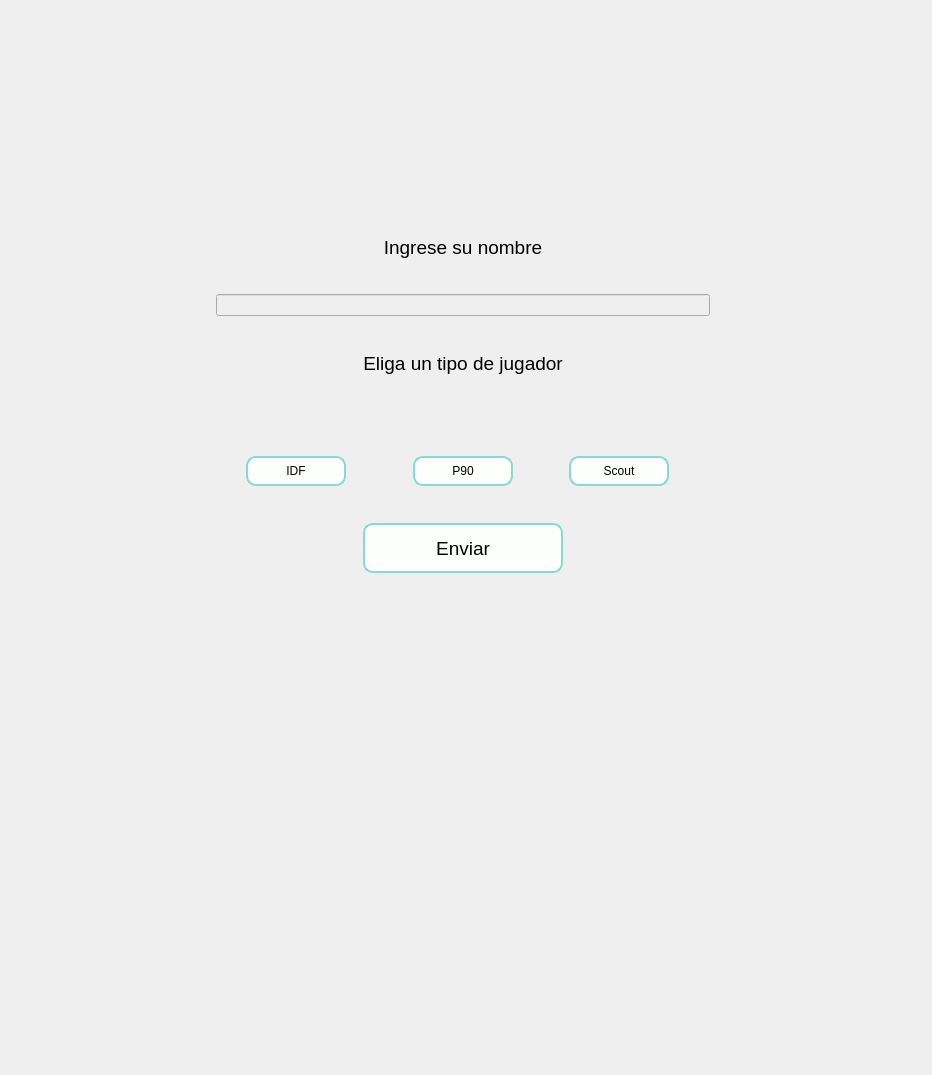
<?xml version="1.0" encoding="UTF-8"?>
<ui version="4.0">
 <class>Lobby</class>
 <widget class="QWidget" name="Lobby">
  <property name="geometry">
   <rect>
    <x>0</x>
    <y>0</y>
    <width>932</width>
    <height>1075</height>
   </rect>
  </property>
  <property name="windowTitle">
   <string>Form</string>
  </property>
  <property name="styleSheet">
   <string notr="true"/>
  </property>
  <layout class="QGridLayout" name="gridLayout">
   <item row="0" column="0" colspan="3">
    <layout class="QHBoxLayout" name="main">
     <item>
      <spacer name="horizontalSpacer_2">
       <property name="orientation">
        <enum>Qt::Horizontal</enum>
       </property>
       <property name="sizeType">
        <enum>QSizePolicy::Fixed</enum>
       </property>
       <property name="sizeHint" stdset="0">
        <size>
         <width>200</width>
         <height>20</height>
        </size>
       </property>
      </spacer>
     </item>
     <item>
      <widget class="QFrame" name="frame_4">
       <property name="sizePolicy">
        <sizepolicy hsizetype="Fixed" vsizetype="Preferred">
         <horstretch>0</horstretch>
         <verstretch>0</verstretch>
        </sizepolicy>
       </property>
       <property name="minimumSize">
        <size>
         <width>500</width>
         <height>0</height>
        </size>
       </property>
       <property name="styleSheet">
        <string notr="true">background-color: rgb(239, 239, 239);</string>
       </property>
       <property name="frameShape">
        <enum>QFrame::NoFrame</enum>
       </property>
       <property name="frameShadow">
        <enum>QFrame::Plain</enum>
       </property>
       <widget class="QWidget" name="verticalLayoutWidget">
        <property name="geometry">
         <rect>
          <x>0</x>
          <y>0</y>
          <width>494</width>
          <height>562</height>
         </rect>
        </property>
        <layout class="QVBoxLayout" name="verticalLayout_4">
         <item>
          <widget class="QFrame" name="title">
           <property name="sizePolicy">
            <sizepolicy hsizetype="Maximum" vsizetype="Maximum">
             <horstretch>0</horstretch>
             <verstretch>0</verstretch>
            </sizepolicy>
           </property>
           <property name="minimumSize">
            <size>
             <width>492</width>
             <height>190</height>
            </size>
           </property>
           <property name="styleSheet">
            <string notr="true">background-image: url(&quot;:/newPrefix/logo.png&quot;);</string>
           </property>
           <property name="frameShape">
            <enum>QFrame::NoFrame</enum>
           </property>
           <property name="frameShadow">
            <enum>QFrame::Raised</enum>
           </property>
           <layout class="QVBoxLayout" name="verticalLayout_3"/>
          </widget>
         </item>
         <item>
          <widget class="QLabel" name="label">
           <property name="palette">
            <palette>
             <active>
              <colorrole role="Button">
               <brush brushstyle="SolidPattern">
                <color alpha="255">
                 <red>239</red>
                 <green>239</green>
                 <blue>239</blue>
                </color>
               </brush>
              </colorrole>
              <colorrole role="Base">
               <brush brushstyle="SolidPattern">
                <color alpha="255">
                 <red>239</red>
                 <green>239</green>
                 <blue>239</blue>
                </color>
               </brush>
              </colorrole>
              <colorrole role="Window">
               <brush brushstyle="SolidPattern">
                <color alpha="255">
                 <red>239</red>
                 <green>239</green>
                 <blue>239</blue>
                </color>
               </brush>
              </colorrole>
             </active>
             <inactive>
              <colorrole role="Button">
               <brush brushstyle="SolidPattern">
                <color alpha="255">
                 <red>239</red>
                 <green>239</green>
                 <blue>239</blue>
                </color>
               </brush>
              </colorrole>
              <colorrole role="Base">
               <brush brushstyle="SolidPattern">
                <color alpha="255">
                 <red>239</red>
                 <green>239</green>
                 <blue>239</blue>
                </color>
               </brush>
              </colorrole>
              <colorrole role="Window">
               <brush brushstyle="SolidPattern">
                <color alpha="255">
                 <red>239</red>
                 <green>239</green>
                 <blue>239</blue>
                </color>
               </brush>
              </colorrole>
             </inactive>
             <disabled>
              <colorrole role="Button">
               <brush brushstyle="SolidPattern">
                <color alpha="255">
                 <red>239</red>
                 <green>239</green>
                 <blue>239</blue>
                </color>
               </brush>
              </colorrole>
              <colorrole role="Base">
               <brush brushstyle="SolidPattern">
                <color alpha="255">
                 <red>239</red>
                 <green>239</green>
                 <blue>239</blue>
                </color>
               </brush>
              </colorrole>
              <colorrole role="Window">
               <brush brushstyle="SolidPattern">
                <color alpha="255">
                 <red>239</red>
                 <green>239</green>
                 <blue>239</blue>
                </color>
               </brush>
              </colorrole>
             </disabled>
            </palette>
           </property>
           <property name="font">
            <font>
             <pointsize>14</pointsize>
            </font>
           </property>
           <property name="text">
            <string>Ingrese su nombre</string>
           </property>
           <property name="alignment">
            <set>Qt::AlignCenter</set>
           </property>
          </widget>
         </item>
         <item>
          <widget class="QLineEdit" name="inputName"/>
         </item>
         <item>
          <widget class="QLabel" name="label_3">
           <property name="font">
            <font>
             <pointsize>14</pointsize>
            </font>
           </property>
           <property name="text">
            <string>Eliga un tipo de jugador</string>
           </property>
           <property name="alignment">
            <set>Qt::AlignCenter</set>
           </property>
          </widget>
         </item>
         <item>
          <widget class="QLabel" name="error">
           <property name="maximumSize">
            <size>
             <width>16777215</width>
             <height>20</height>
            </size>
           </property>
           <property name="font">
            <font>
             <pointsize>14</pointsize>
            </font>
           </property>
           <property name="styleSheet">
            <string notr="true">color: rgb(237, 51, 59);</string>
           </property>
           <property name="text">
            <string/>
           </property>
           <property name="alignment">
            <set>Qt::AlignCenter</set>
           </property>
          </widget>
         </item>
         <item>
          <layout class="QVBoxLayout" name="verticalLayout">
           <item>
            <layout class="QHBoxLayout" name="horizontalLayout_3">
             <property name="sizeConstraint">
              <enum>QLayout::SetMaximumSize</enum>
             </property>
             <item>
              <widget class="QFrame" name="frame_2">
               <property name="maximumSize">
                <size>
                 <width>300</width>
                 <height>16777215</height>
                </size>
               </property>
               <property name="styleSheet">
                <string notr="true"/>
               </property>
               <property name="frameShape">
                <enum>QFrame::NoFrame</enum>
               </property>
               <property name="frameShadow">
                <enum>QFrame::Raised</enum>
               </property>
               <widget class="QPushButton" name="idf">
                <property name="geometry">
                 <rect>
                  <x>30</x>
                  <y>20</y>
                  <width>100</width>
                  <height>30</height>
                 </rect>
                </property>
                <property name="maximumSize">
                 <size>
                  <width>300</width>
                  <height>16777215</height>
                 </size>
                </property>
                <property name="styleSheet">
                 <string notr="true">QPushButton {
background-color: #fcfffc;
background-image: linear-gradient(315deg, #89d8d3 0%, #03c8a8 74%);
border: 2px solid #89d8d3;
border-radius: 10px;
}
QPushButton:hover:checked {
  background-color: #89d8d3;
  
}
QPushButton:pressed {
  background-color: #89d8d3;
}</string>
                </property>
                <property name="text">
                 <string>IDF</string>
                </property>
               </widget>
              </widget>
             </item>
             <item>
              <widget class="QFrame" name="frame_3">
               <property name="maximumSize">
                <size>
                 <width>300</width>
                 <height>16777215</height>
                </size>
               </property>
               <property name="frameShape">
                <enum>QFrame::NoFrame</enum>
               </property>
               <property name="frameShadow">
                <enum>QFrame::Plain</enum>
               </property>
               <property name="lineWidth">
                <number>0</number>
               </property>
               <widget class="QPushButton" name="p90">
                <property name="geometry">
                 <rect>
                  <x>30</x>
                  <y>20</y>
                  <width>100</width>
                  <height>30</height>
                 </rect>
                </property>
                <property name="maximumSize">
                 <size>
                  <width>300</width>
                  <height>16777215</height>
                 </size>
                </property>
                <property name="styleSheet">
                 <string notr="true">QPushButton {
background-color: #fcfffc;
background-image: linear-gradient(315deg, #89d8d3 0%, #03c8a8 74%);
border: 2px solid #89d8d3;
border-radius: 10px;
}
QPushButton:hover:checked {
  background-color: #89d8d3;
  
}
QPushButton:pressed {
  background-color: #89d8d3;
  
}</string>
                </property>
                <property name="text">
                 <string>P90</string>
                </property>
               </widget>
              </widget>
             </item>
             <item>
              <widget class="QFrame" name="frame">
               <property name="maximumSize">
                <size>
                 <width>300</width>
                 <height>16777215</height>
                </size>
               </property>
               <property name="frameShape">
                <enum>QFrame::NoFrame</enum>
               </property>
               <property name="frameShadow">
                <enum>QFrame::Raised</enum>
               </property>
               <widget class="QPushButton" name="scout">
                <property name="geometry">
                 <rect>
                  <x>20</x>
                  <y>20</y>
                  <width>100</width>
                  <height>30</height>
                 </rect>
                </property>
                <property name="maximumSize">
                 <size>
                  <width>300</width>
                  <height>16777215</height>
                 </size>
                </property>
                <property name="styleSheet">
                 <string notr="true">QPushButton {
background-color: #fcfffc;
background-image: linear-gradient(315deg, #89d8d3 0%, #03c8a8 74%);
border: 2px solid #89d8d3;
border-radius: 10px;
}
QPushButton:hover:checked {
  background-color: #89d8d3;
  
}
QPushButton:pressed {
  background-color: #89d8d3;
  
}</string>
                </property>
                <property name="text">
                 <string>Scout</string>
                </property>
               </widget>
              </widget>
             </item>
            </layout>
           </item>
          </layout>
         </item>
         <item>
          <layout class="QHBoxLayout" name="horizontalLayout">
           <item>
            <widget class="QPushButton" name="buttonName">
             <property name="maximumSize">
              <size>
               <width>200</width>
               <height>50</height>
              </size>
             </property>
             <property name="font">
              <font>
               <pointsize>14</pointsize>
              </font>
             </property>
             <property name="styleSheet">
              <string notr="true">QPushButton {
background-color: #fcfffc;
background-image: linear-gradient(315deg, #89d8d3 0%, #03c8a8 74%);
border: 2px solid #89d8d3;
border-radius: 10px;
}
QPushButton:hover {
  background-color: #89d8d3;
  
}</string>
             </property>
             <property name="text">
              <string>Enviar</string>
             </property>
            </widget>
           </item>
          </layout>
         </item>
        </layout>
       </widget>
      </widget>
     </item>
     <item>
      <spacer name="horizontalSpacer">
       <property name="orientation">
        <enum>Qt::Horizontal</enum>
       </property>
       <property name="sizeType">
        <enum>QSizePolicy::Fixed</enum>
       </property>
       <property name="sizeHint" stdset="0">
        <size>
         <width>200</width>
         <height>13</height>
        </size>
       </property>
      </spacer>
     </item>
    </layout>
   </item>
  </layout>
 </widget>
 <resources>
  <include location="player_1_option.qrc"/>
  <include location="logo.qrc"/>
 </resources>
 <connections/>
</ui>
